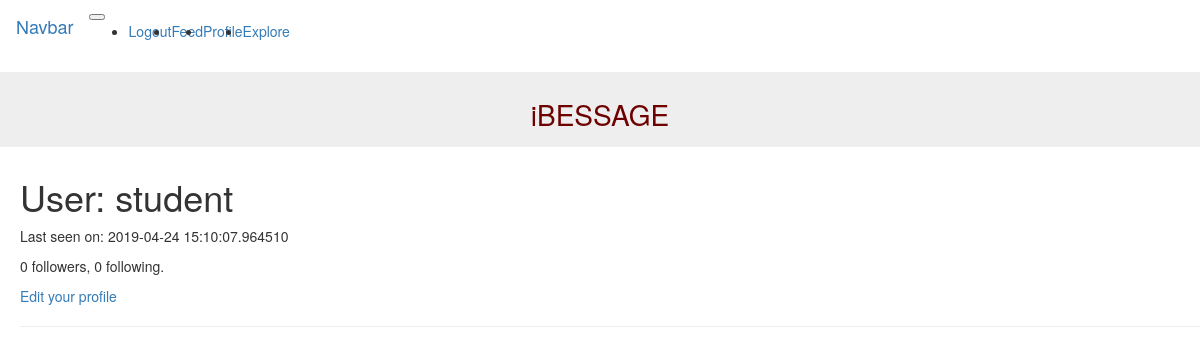
The page /user/student (signed in) on the database as committed earlier.
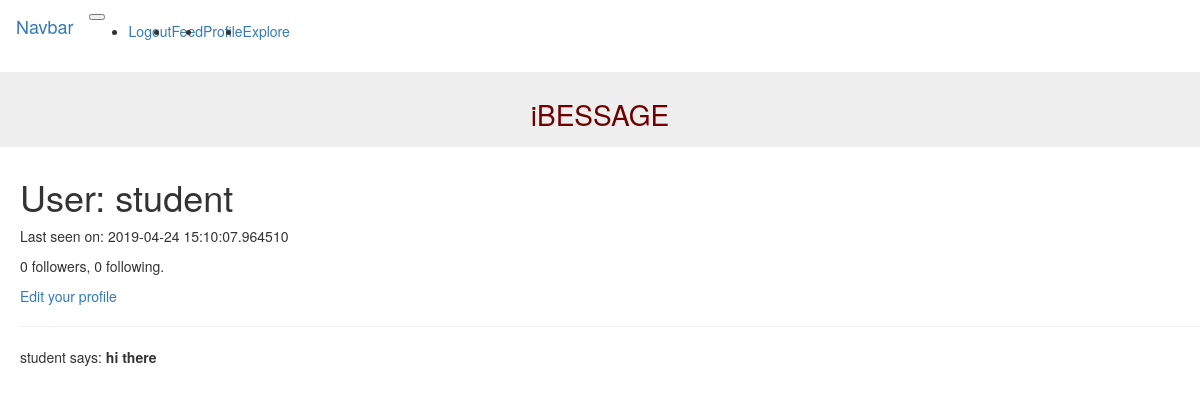
The same page on the database as committed later.
### app/models.py (models this page shows, shortened)
class Post(db.Model):
    id = db.Column(db.Integer, primary_key=True)
    body = db.Column(db.String(140))
    timestamp = db.Column(db.DateTime, index=True, default=datetime.utcnow)
    user_id = db.Column(db.Integer, db.ForeignKey('user.id'))

class User(UserMixin, db.Model):
    id = db.Column(db.Integer, primary_key=True)
    username = db.Column(db.String(64), index=True, unique=True)
    email = db.Column(db.String(120), index=True, unique=True)
    password_hash = db.Column(db.String(128))
    posts = db.relationship('Post', backref='author', lazy='dynamic')
    about_me = db.Column(db.String(140))
    last_seen = db.Column(db.DateTime, default=datetime.utcnow)
    followed = db.relationship(
        'User', secondary=followers,
        primaryjoin=(followers.c.follower_id == id),
        secondaryjoin=(followers.c.followed_id == id),
        backref=db.backref('followers', lazy='dynamic'), lazy='dynamic')

### app/routes.py (the view)
@app.route('/user/<username>')
@login_required
def user(username):
    user = User.query.filter_by(username=username).first_or_404()
    posts = user.posts.order_by(Post.timestamp.desc())
    return render_template('user.html', user=user, posts=posts)

### app/models.py (called while the page is built)
@login.user_loader
def load_user(id):
    return User.query.get(int(id))

### app/templates/user.html (shortened to what this page needs)
{% extends "base.html" %}
{% block appcontent %}
    <h1>User: {{ user.username }}</h1>
    {% if user.last_seen %}<p>Last seen on: {{ user.last_seen }}</p>{% endif %}
    <p>{{ user.followers.count() }} followers, {{ user.followed.count() }} following.</p>
    {% if user == current_user %}
    <p><a href="{{ url_for('edit_profile') }}">Edit your profile</a></p>
    {% elif not current_user.is_following(user) %}
    <p><a href="{{ url_for('follow', username=user.username) }}">Follow</a></p>
    {% else %}
    <p><a href="{{ url_for('unfollow', username=user.username) }}">Unfollow</a></p>
    {% endif %}
    <hr>
    {% for post in posts %}
    <p>
    {{ post.author.username }} says: <b>{{ post.body }}</b>
    </p>
    {% endfor %}
{% endblock %}

Rows that differ between the two databases and show on the page:
added Post: author.username "student", body "hi there"
